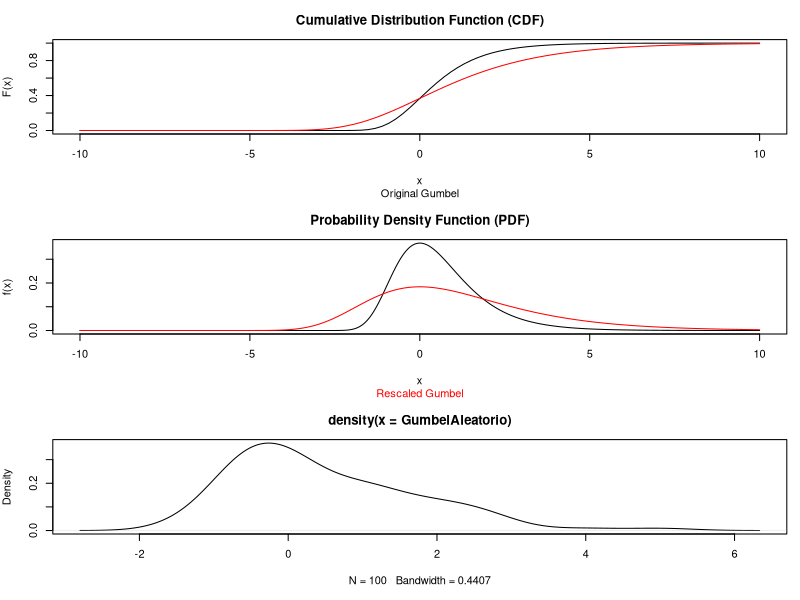
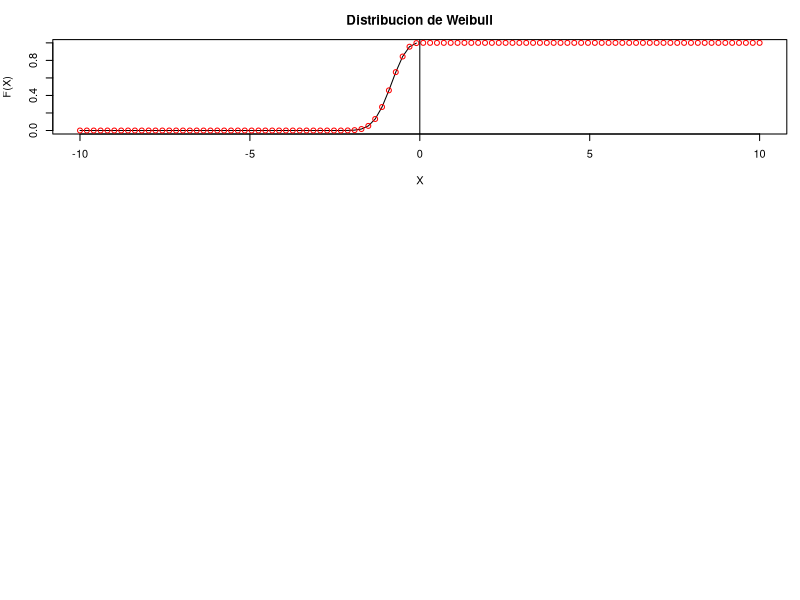
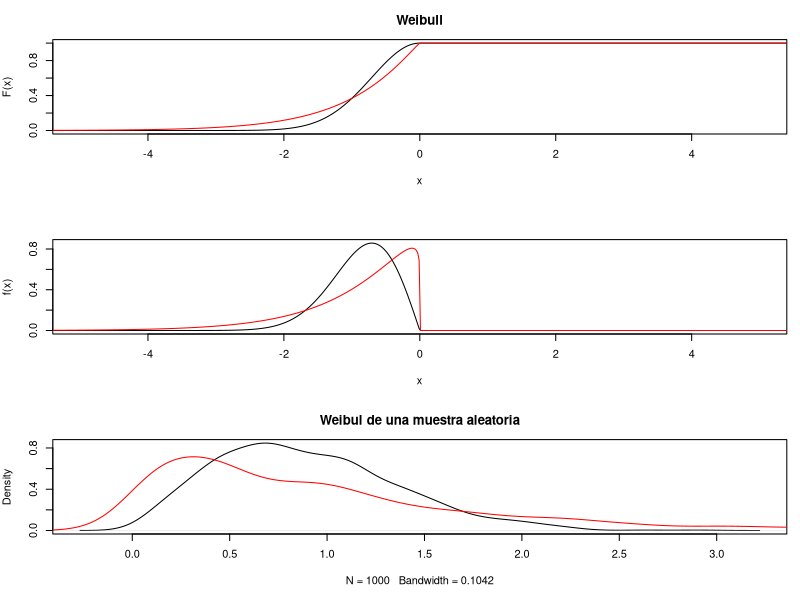
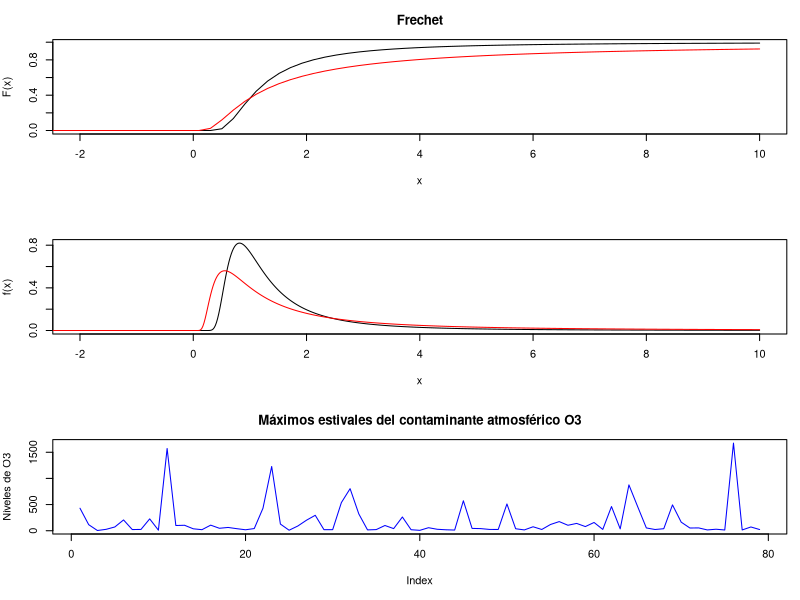

The R source for these figures, in order:
## ---- chunk 1
knitr::opts_chunk$set(echo = TRUE)
## ---- chunk 2
rm(list = ls())
## ---- chunk 3
if (!require(patchwork)) {
    install.packages("patchwork")
}
library(evd)
if (!require(evd)) {
    install.packages("evd")
}
if (!require(lubridate)) {
    install.packages("lubridate")
}
library(lubridate)
if (!require(dplyr)) {
    install.packages("dplyr")
}
library(dplyr)
if (!require(ggplot2)) {
    install.packages("ggplot2")
}
library(ggplot2)
## ---- chunk 4
# Define the sequence of x values
x_aux <- seq(-10, 10, length = 1000)

# Set up the plotting layout
par(mfrow = c(3, 1), mar = c(5, 4, 3, 1))

# Plot the cumulative distribution function (CDF) of the Gumbel distribution
plot(seq(-10, 10, length = 100), pgumbel(q = seq(-10, 10, length = 100), loc = 0, scale = 1), 
     xlim = c(-10, 10), type = "l", ylab = "F(x)", xlab = "x", 
     main = "Cumulative Distribution Function (CDF)")
lines(seq(-10, 10, length = 100), pgumbel(q = seq(-10, 10, length = 100), 
                                          loc = 0, scale = 2), col = "red")
title(main ="", sub = "Original Gumbel")

# Plot the probability density function (PDF) of the Gumbel distribution
plot(x_aux, dgumbel(x = x_aux, loc = 0, scale = 1, log = FALSE), 
     xlim = c(-10, 10), type = "l", 
     ylab = "f(x)", xlab = "x", main = "Probability Density Function (PDF)")
lines(x_aux, dgumbel(x = x_aux, loc = 0, scale = 2, log = FALSE), col = "red")
title(main = "")

# Add subtitles to each plot
title(main = "", sub = "Rescaled Gumbel", col.main = "red", col.sub = "red")
## ---- chunk 5
# Podemos simular 100 datos aleatorios de una distribución Gumbel
GumbelAleatorio<-rgumbel(100)
plot(density(GumbelAleatorio))
## ---- chunk 6
-digamma(1) # Constante de Euler-Mascheroni
## ---- chunk 7
mean(rgumbel(1000))
## ---- chunk 8
sd(rgumbel(1000))
## ---- chunk 9
x_aux<-seq(-10, 10, length=100)
alpha<- 2.6 # definimos un alfa cualquiera (>0)
plot(x_aux, exp(-(-x_aux)^alpha), type="l", log="", ylab="F(X)", xlab="X", main="Distribucion de Weibull") # recordemos que la definimos para X<0, luego vale 1
points(x_aux, 1-pweibull(-x_aux, shape=alpha, scale=1), col="red")
abline(v=0)
## ---- chunk 10
#Veamos ahora la forma de un par de distribuciones cambiando el parámetro de orden (α
#), que en la función pweibull de R se nombra como shape y que define el orden de la distribución.
x_aux<- seq(-10,10, length=1000)
par(mfrow=c(3,1), mar=c(5,4,3,1))
plot(x_aux, 1-pweibull(q=-x_aux, shape=2, scale=1) ,xlim=c(-5,5), type="l", ylab="F(x)", xlab="x", main="Weibull")
lines(x_aux, 1-pweibull(q=-x_aux, shape=1.1, scale=1), col="red")

plot(x_aux, dweibull(x=-x_aux, shape=2, scale=1, log = FALSE) ,xlim=c(-5,5), type="l", ylab="f(x)", xlab="x")
lines(x_aux, dweibull(x=-x_aux, shape=1.1, scale=1, log = FALSE), col="red")
## ---- chunk 11
#
randomWeibull1<-rweibull(1000, shape=2)
randomWeibull2<-rweibull(1000, shape=1.1)

plot(density(randomWeibull1), main="Weibul de una muestra aleatoria")
lines(density(randomWeibull2),col="red")
## ---- chunk 12
x_aux<- seq(-10,10, length=1000)

par(mfrow=c(3,1), mar=c(5,4,3,1))
plot(seq(-10,10,length=100), pfrechet(q=seq(-10,10,length=100),
                                      shape=2, scale=1) ,xlim=c(-2,10), type="l", ylab="F(x)", xlab="x", main="Frechet")
lines(seq(-10,10,length=100), 
      pfrechet(q=seq(-10,10,length=100), shape=1.1, scale=1),col= "red")

plot(x_aux, dfrechet(x=x_aux, 
                     shape=2, scale=1, log = FALSE) ,xlim=c(-2,10), type="l", ylab="f(x)", xlab="x")
lines(x_aux, dfrechet(x=x_aux, 
                      shape=1.1, scale=1, log = FALSE), col="red")
## ---- chunk 13
#Máximos estivales del contaminante atmosférico O3
O3<-c(430.3, 115.7,4.48, 26.95, 72.27,206.4, 22.79,25.03,226.8,11.1,1572,100,104.5,37.1,
      20.22,106.9,47.2,62.82,39.3,18.52,41.57,429.5,1228,127.6,9.93,90.4,201.7,
      295.1,20.62,20.58,538.1,804,321.6,16.11,22.05,100.2,40.76,262.7,19.32,
7.79,58.02,28.02,18.38,13.12,
572.8,44.46,40.72,25.07,24.07,511.8,38.12,15.86,75.84,
24.09,119.4,174.7,104.7,140,79.67,158,25.46,462.5,35.53,
876.4,462.5,53.47,23.59,38.77,494.2,164.2,52.06,54.13,15.53,29,14.35,1675,15.01,72.07,22.99)

plot(O3, type = "l", col = "blue", xlab = "Index", ylab = "Niveles de O3", main = "Máximos estivales del contaminante atmosférico O3")
## ---- chunk 14
# faltan datos, ya los pedí
## ---- chunk 15
#datos
